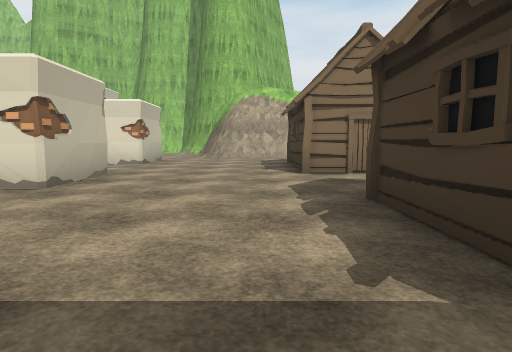
view 1 (above)

23 first-person views from a walk through a scene from a Unity 3-D project. The camera is 1.2 m above the floor, tilts 6° down and sees 75° across. The floor is counted in squares, 2 m on a side. Each view is taken from the middle of a square. On the plan, view 1 faces up. The plan holds only what a view shows up to about 10 squares ahead; the rest is blank. The place goes on beyond the plan. The player character is not drawn. Some surface patterns are stand-ins.

view 2
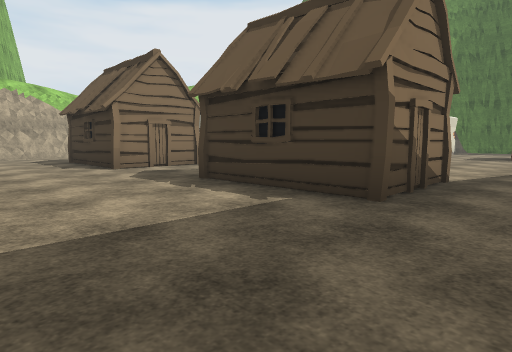

view 3
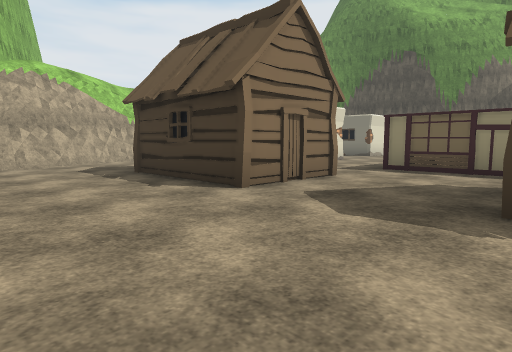

view 4
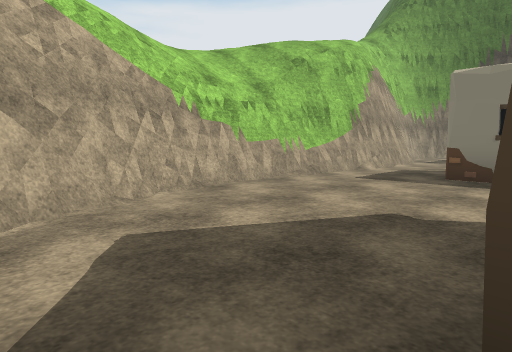

view 5
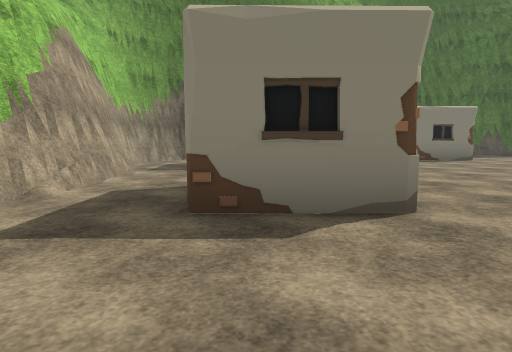

view 6
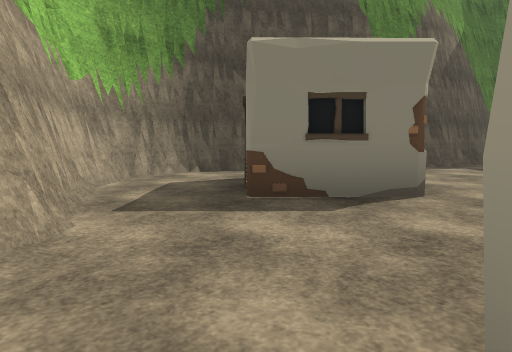

view 7
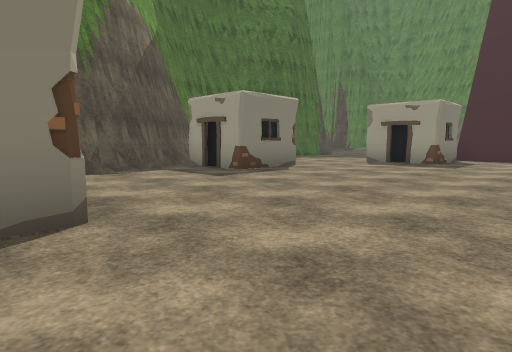

view 8
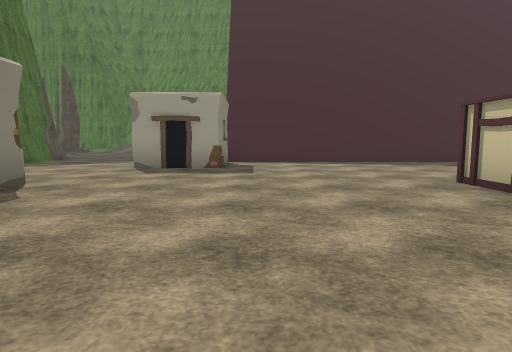

view 9
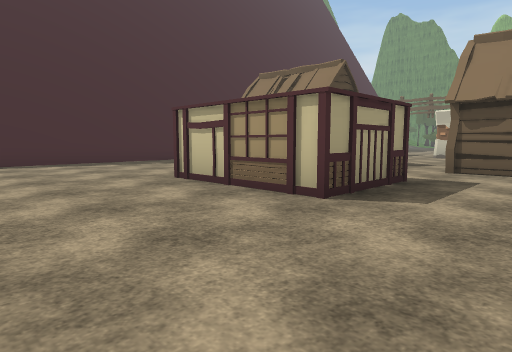

view 10
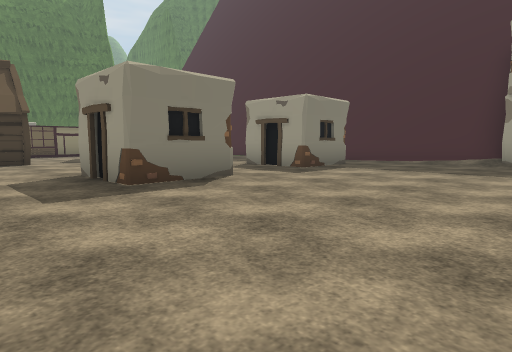

view 11
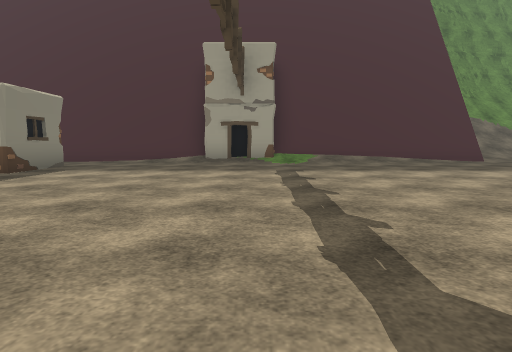

view 12
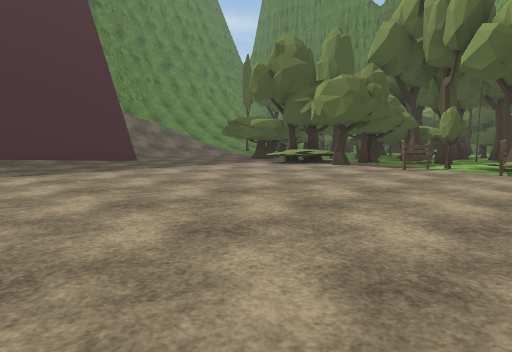

view 13
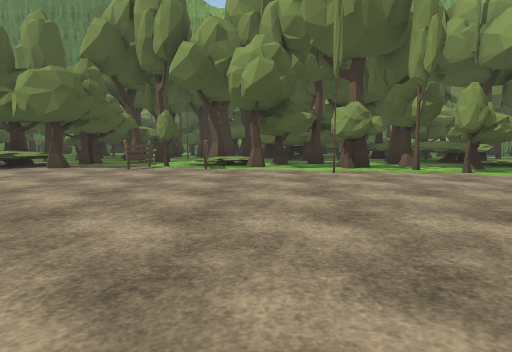

view 14
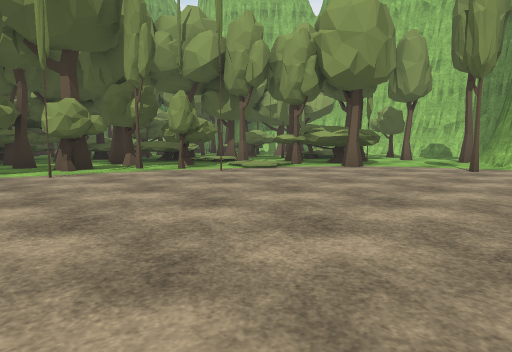

view 15
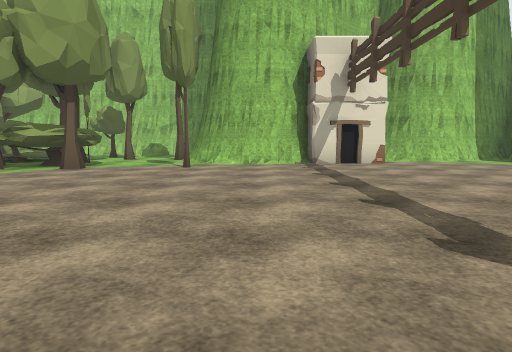

view 16
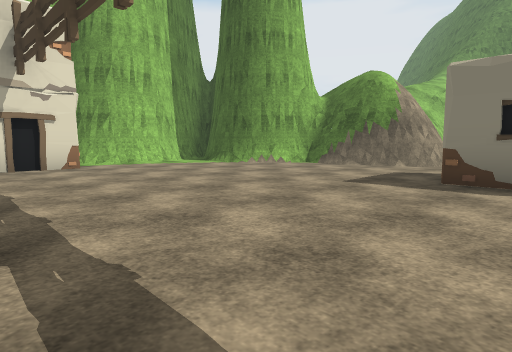

view 17
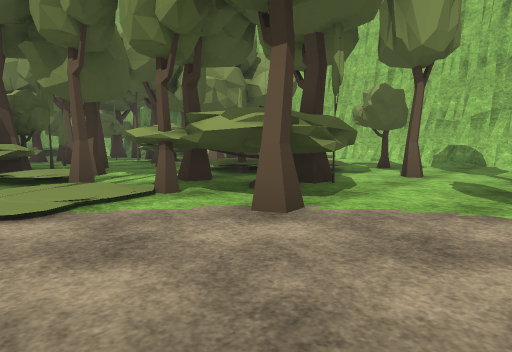

view 18
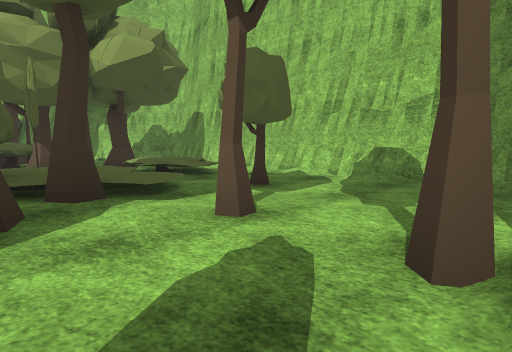

view 19
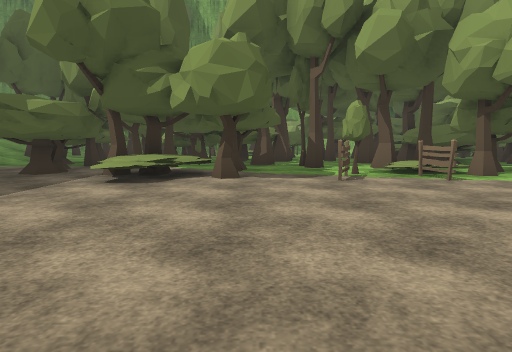

view 20
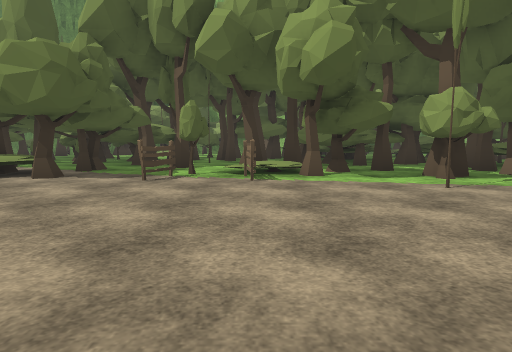

view 21
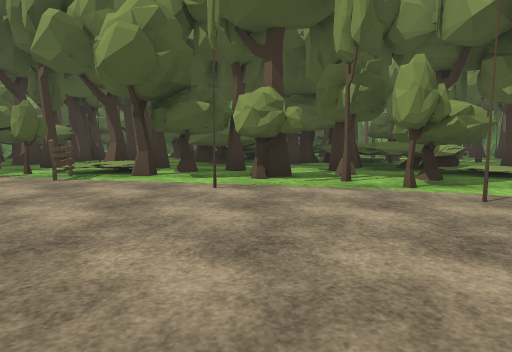

view 22
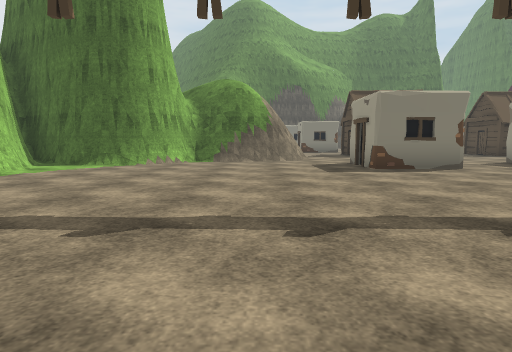

view 23
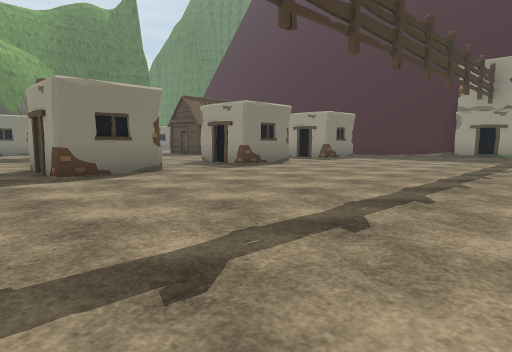

### Floor plan
Key: @ floor where view 1 was taken; # wall or solid block; . main floor; : floor 0.25 m higher than the main floor; + floor 0.5 m higher than the main floor; / step, stairs or slope; H hut; T tree; F fence; O other object.
Columns run from 22 left of view 1 to 16 right of it. Each row starts with its distance up from view 1.
 22 #########
 21 T..//.....
 20 .T/+/.T...
 19 TTTO+:.T.T     #####
 18 TTTT+T...##### .##.#
 17 TTOTTTT...##.##....#
 16 TT.. TTT.T.........##
 15  TTTTTTT............#
 14 TTT:.:..............#
 13  TTTT...............#################
 12 OTTTTTT..............##.............#
 11 T...T............................# .#
 10 TTTTT............O##........# ...O
  9 TTTT.T...........###...HH ..O .....
  8 TTTT...................H H...........#
  7 TT//F..................H H...........#
  6 O..T..............##...H.H.###.......##
  5 .T..F.............##.......###......###
  4 TTTT...............O.......###.....O
  3 TOTT....................HH   ........
  2 TTTT/.............##.....H  .........
  1 OTTT..............O ....HH............
  0 TTTTT.............# ..@..........O#...
 -1 TTTT  ..../////.... .....  ......##....
 -2 T.    .######O######      ########  ...

Where each view was taken, in squares from view 1:
view 1: 0 up, 0 right, facing up
view 2: 1 down, 2 left, facing up-right
view 3: 3 up, 2 left, facing up-right
view 4: 9 up, 0 right, facing up-right
view 5: 10 up, 3 right, facing right
view 6: 11 up, 7 right, facing right
view 7: 10 up, 8 right, facing down-right
view 8: 8 up, 10 right, facing down
view 9: 8 up, 10 right, facing down-left
view 10: 8 up, 9 left, facing down-right
view 11: 8 up, 9 left, facing down
view 12: 8 up, 11 left, facing down-left
view 13: 8 up, 11 left, facing left
view 14: 8 up, 11 left, facing up-left
view 15: 8 up, 11 left, facing up
view 16: 9 up, 10 left, facing up-right
view 17: 13 up, 13 left, facing up-left
view 18: 17 up, 13 left, facing up-left
view 19: 4 up, 13 left, facing left
view 20: 7 up, 13 left, facing left
view 21: 10 up, 13 left, facing left
view 22: 13 up, 12 left, facing right
view 23: 12 up, 11 left, facing down-right
